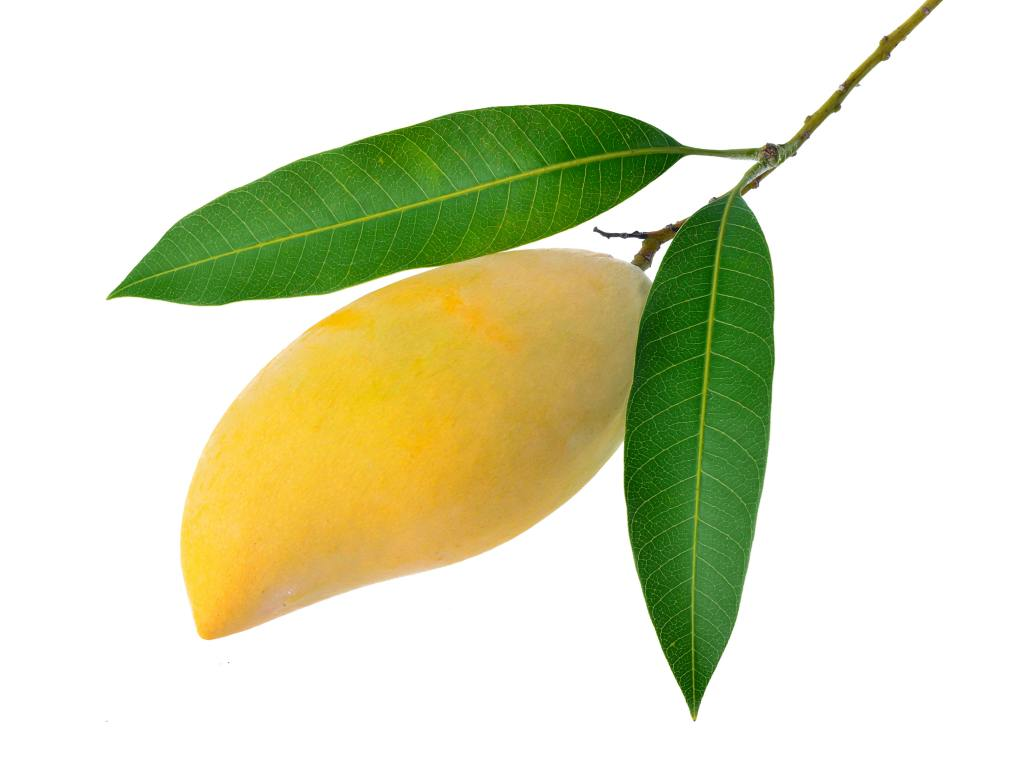
#> input picture daun.jpg, 1024 x 768 px
$ jupyter execute segmentasi-citra-biner-thresholding.ipynb
#> lines starting #> are read from the running program, lines starting #| are printed output that depends on the picture; after the words box and inside, x2 and y2 are one past the last pixel; in counts of white or black regions, pixels touching at a corner belong together
[cell 1]
from PIL import Image

[cell 2]
# fungsi citra biner
def citra_biner(nilai_ambang):

#> called with nilai_ambang = 120
    CITRA_GRAYSCALE = Image.open('daun.jpg').convert('L')
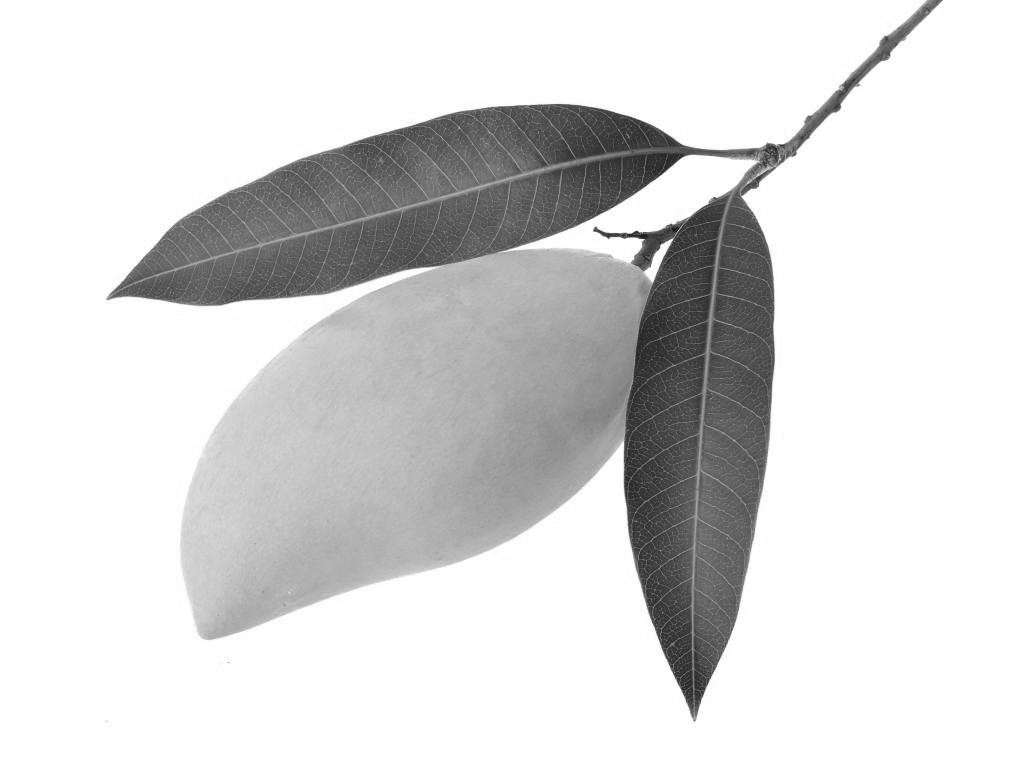
#> CITRA_GRAYSCALE: PIL image 1024x768 L; min 9, max 255, mean 217.6
    PIXEL_GRAYSCALE = CITRA_GRAYSCALE.load()

    ukuran_horizontal = CITRA_GRAYSCALE.size[0]
#> ukuran_horizontal = 1024
    ukuran_vertikal = CITRA_GRAYSCALE.size[1]
#> ukuran_vertikal = 768

    for x in range(ukuran_horizontal):
        for y in range(ukuran_vertikal):
            if PIXEL_GRAYSCALE[x, y] < nilai_ambang:
                PIXEL_GRAYSCALE[x, y] = 0
            else:
                PIXEL_GRAYSCALE[x, y] = 255

    nama_setelah_disave = 'gambar_biner_' + str(nilai_ambang) + '.jpg'
    CITRA_GRAYSCALE.save(nama_setelah_disave)
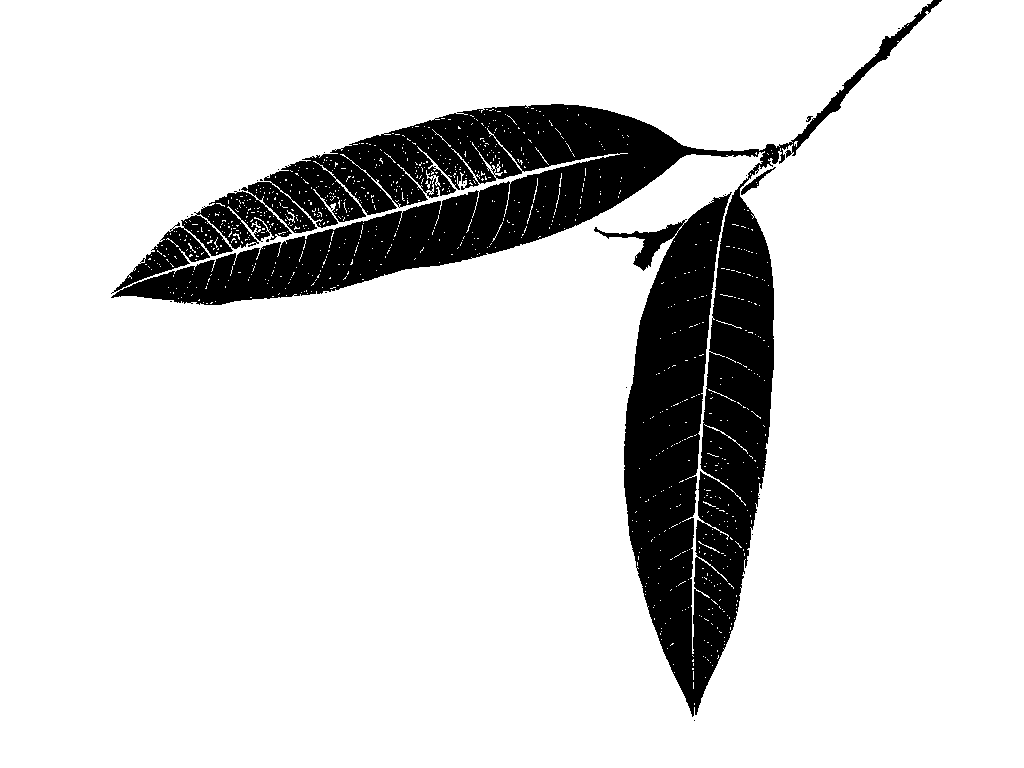
#> saved as gambar_biner_120.jpg: PIL image 1024x768 L; 85.6% white; 21 black regions (18 under 20 px), largest, box (x1, y1, x2, y2) and area: (111, 0, 942, 717) 113132, (741, 167, 776, 195) 185, (806, 116, 813, 122) 21

[cell 3]
Image.open('daun.jpg')

[cell 4]
citra_biner(120)

[cell 5]
Image.open('gambar_biner_120.jpg')
